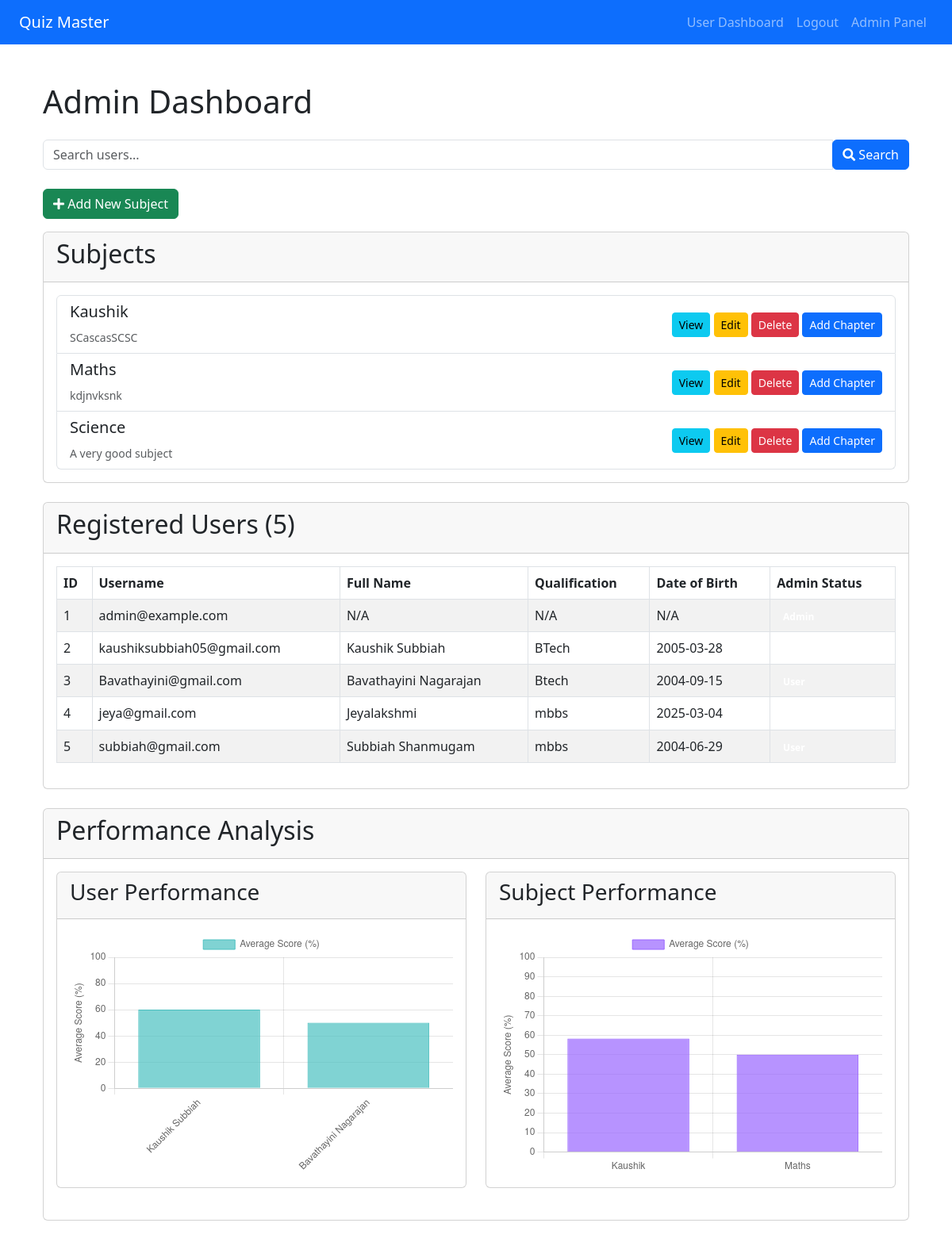
Screenshot of /admin_dashboard (signed in) with the database file from the repository.
### models/models.py (models this page shows, shortened)
class Subject(db.Model):
    id = db.Column(db.Integer, primary_key=True)
    name = db.Column(db.String(100), unique=True, nullable=False)
    description = db.Column(db.String(255))
    chapters = db.relationship('Chapter', backref='subject', lazy=True)  # This sets up a one-to-many relationship

class User(db.Model, UserMixin):
    __tablename__ = 'user'
    id = db.Column(db.Integer, primary_key=True)
    username = db.Column(db.String(80), unique=True, nullable=False)
    password = db.Column(db.String(80), nullable=False)
    full_name = db.Column(db.String(100))
    qualification = db.Column(db.String(100))
    dob = db.Column(db.Date)
    is_admin = db.Column(db.Boolean, default=False)

### controllers/admin.py (the view)
@admin_bp.route('/admin_dashboard', methods=['GET', 'POST'])
@login_required
def admin_dashboard():
    if not current_user.is_admin:
        return redirect(url_for('auth.login'))
    search_query = request.args.get('search', '')
    users_query = User.query.order_by(User.id)
    if search_query:
        users_query = users_query.filter(
            User.username.ilike(f'%{search_query}%') |
            User.full_name.ilike(f'%{search_query}%') |
            User.qualification.ilike(f'%{search_query}%')
        )
    subjects = Subject.query.all()
    users = users_query.all()
    ADMIN_USERNAME = 'admin@example.com'
    user_labels = []
    user_scores = []
    for user in users:
        if user.username == ADMIN_USERNAME:
            continue  # Skip admin user
        attempts = QuizAttempt.query.filter_by(user_id=user.id).all()
        if attempts:
            total_score = sum(attempt.score for attempt in attempts)
            total_possible = sum(len(attempt.quiz.questions) for attempt in attempts if attempt.quiz)
            avg_score = (total_score / total_possible * 100) if total_possible else 0
            user_labels.append(user.full_name or user.username)
            user_scores.append(round(avg_score, 1))
    subject_labels = []
    subject_scores = []
    for subject in subjects:
        quizzes = Quiz.query.join(Chapter).filter(Chapter.subject_id == subject.id).all()
        quiz_ids = [quiz.id for quiz in quizzes]
        attempts = QuizAttempt.query.filter(
            QuizAttempt.quiz_id.in_(quiz_ids),
            QuizAttempt.user_id != User.query.filter_by(username=ADMIN_USERNAME).first().id
        ).all()
        if attempts:
            total_score = sum(attempt.score for attempt in attempts)
            total_possible = sum(len(attempt.quiz.questions) for attempt in attempts if attempt.quiz)
            avg_score = (total_score / total_possible * 100) if total_possible else 0
            subject_labels.append(subject.name)
            subject_scores.append(round(avg_score, 1))
    return render_template('admin_dashboard.html',
                         subjects=subjects,
                         users=users,
                         search_query=search_query,
                         user_labels=user_labels,
                         user_scores=user_scores,
                         subject_labels=subject_labels,
                         subject_scores=subject_scores)

### templates/admin_dashboard.html (shortened to what this page needs)
{% extends 'base.html' %}
{% block content %}
<div class="container">
  <h1 class="my-4">Admin Dashboard</h1>
  <div class="mb-4">
    <form method="GET" action="{{ url_for('admin.admin_dashboard') }}" class="form-inline">
      <div class="input-group">
        <input type="text" name="search" class="form-control" placeholder="Search users..."
               value="{{ search_query }}">
        <div class="input-group-append">
          <button type="submit" class="btn btn-primary">
            <i class="fas fa-search"></i> Search
          </button>
        </div>
      </div>
    </form>
  </div>
  <div class="mb-3">
    <button type="button" class="btn btn-success" data-toggle="modal" data-target="#addSubjectModal">
      <i class="fas fa-plus"></i> Add New Subject
    </button>
  </div>
  <div class="card mb-4">
    <div class="card-header">
      <h2>Subjects</h2>
    </div>
    <div class="card-body">
      {% if subjects %}
        <ul class="list-group">
          {% for subject in subjects %}
          <li class="list-group-item d-flex justify-content-between align-items-center">
            <div>
              <h5>{{ subject.name }}</h5>
              <small class="text-muted">{{ subject.description }}</small>
            </div>
            <div>
              <a href="{{ url_for('admin.view_subject', subject_id=subject.id) }}" class="btn btn-sm btn-info">View</a>
              <a href="{{ url_for('admin.edit_subject', subject_id=subject.id) }}" class="btn btn-sm btn-warning">Edit</a>
              <a href="{{ url_for('admin.delete_subject', subject_id=subject.id) }}" class="btn btn-sm btn-danger">Delete</a>
              <a href="{{ url_for('admin.add_chapter', subject_id=subject.id) }}" class="btn btn-sm btn-primary">Add Chapter</a>
            </div>
          </li>
          {% endfor %}
        </ul>
      {% else %}
        <p>No subjects found.</p>
      {% endif %}
    </div>
  </div>
  <div class="card mb-4">
    <div class="card-header">
      <h2>Registered Users ({{ users|length }})</h2>
    </div>
    <div class="card-body">
      {% if users %}
      <div class="table-responsive">
        <table class="table table-striped table-bordered">
          <thead class="thead-dark">
            <tr>
              <th>ID</th>
              <th>Username</th>
              <th>Full Name</th>
              <th>Qualification</th>
              <th>Date of Birth</th>
              <th>Admin Status</th>
            </tr>
          </thead>
          <tbody>
            {% for user in users %}
            <tr>
              <td>{{ user.id }}</td>
              <td>{{ user.username }}</td>
              <td>{{ user.full_name or 'N/A' }}</td>
              <td>{{ user.qualification or 'N/A' }}</td>
              <td>{{ user.dob.strftime('%Y-%m-%d') if user.dob else 'N/A' }}</td>
              <td>
                {% if user.is_admin %}
                  <span class="badge badge-success">Admin</span>
                {% else %}
                  <span class="badge badge-primary">User</span>
                {% endif %}
              </td>
            </tr>
            {% endfor %}
          </tbody>
        </table>
      </div>
      {% endif %}
    </div>
  </div>
  <div class="card mb-4">
    <div class="card-header">
      <h2>Performance Analysis</h2>
    </div>
    <div class="card-body">
      <div class="row">
        <div class="col-md-6 mb-4">
          <div class="card h-100">
            <div class="card-header">
              <h3>User Performance</h3>
            </div>
            <div class="card-body">
              {% if user_labels %}
                <canvas id="userPerformanceChart" height="300"></canvas>
              {% else %}
                <div class="alert alert-warning">No user performance data available</div>
              {% endif %}
            </div>
          </div>
        </div>
        <div class="col-md-6 mb-4">
          <div class="card h-100">
            <div class="card-header">
              <h3>Subject Performance</h3>
            </div>
            <div class="card-body">
              {% if subject_labels %}
                <canvas id="subjectPerformanceChart" height="300"></canvas>
              {% else %}
                <div class="alert alert-warning">No subject performance data available</div>
              {% endif %}
            </div>
          </div>
        </div>
      </div>
    </div>
  </div>
</div>
<script>
// User Performance Chart
{% if user_labels %}
const userCtx = document.getElementById('userPerformanceChart').getContext('2d');
new Chart(userCtx, {
    type: 'bar',
    data: {
        labels: {{ user_labels|tojson }},
        datasets: [{
            label: 'Average Score (%)',
            data: {{ user_scores|tojson }},
            backgroundColor: 'rgba(75, 192, 192, 0.7)',
            borderColor: 'rgba(75, 192, 192, 1)',
            borderWidth: 1
        }]
    },
    options: {
        responsive: true,
        maintainAspectRatio: false,
        scales: {
            y: {
                beginAtZero: true,
                max: 100,
                title: {
                    display: true,
                    text: 'Average Score (%)'
                }
            },
            x: {
                ticks: {
                    autoSkip: false,
                    maxRotation: 45,
                    minRotation: 45
                }
            }
        },
        plugins: {
            tooltip: {
                callbacks: {
                    label: function(context) {
                        return `${context.dataset.label}: ${context.raw}%`;
                    }
                }
            }
        }
    }
});
{% endif %}
// Subject Performance Chart
{% if subject_labels %}
const subjectCtx = document.getElementById('subjectPerformanceChart').getContext('2d');
new Chart(subjectCtx, {
    type: 'bar',
    data: {
        labels: {{ subject_labels|tojson }},
        datasets: [{
            label: 'Average Score (%)',
            data: {{ subject_scores|tojson }},
            backgroundColor: 'rgba(153, 102, 255, 0.7)',
            borderColor: 'rgba(153, 102, 255, 1)',
            borderWidth: 1
        }]
    },
    options: {
        responsive: true,
        maintainAspectRatio: false,
        scales: {
            y: {
                beginAtZero: true,
                max: 100,
                title: {
                    display: true,
                    text: 'Average Score (%)'
                }
            }
        },
        plugins: {
            tooltip: {
                callbacks: {
                    label: function(context) {
                        return `${context.dataset.label}: ${context.raw}%`;
                    }
                }
            }
        }
    }
});
{% endif %}
</script>
{% endblock %}

### rows the page displays
Subject: name "Kaushik", description "SCascasSCSC"
Subject: name "Maths", description "kdjnvksnk"
Subject: name "Science", description "A very good subject"
User: id "1", username "admin@example.com", full_name "N/A", qualification "N/A", dob "N/A"
User: id "2", username "kaushiksubbiah05@gmail.com", full_name "Kaushik Subbiah", qualification "BTech", dob "2005-03-28"
User: id "3", username "Bavathayini@gmail.com", full_name "Bavathayini Nagarajan", qualification "Btech", dob "2004-09-15"
User: id "4", username "jeya@gmail.com", full_name "Jeyalakshmi", qualification "mbbs", dob "2025-03-04"
User: id "5", username "subbiah@gmail.com", full_name "Subbiah Shanmugam", qualification "mbbs", dob "2004-06-29"

### other values shown
{{ users|length }} "5"
chart data {{ user_labels|tojson }} ["Kaushik Subbiah", "Bavathayini Nagarajan"]
chart data {{ user_scores|tojson }} [60.0, 50.0]
chart data {{ subject_labels|tojson }} ["Kaushik", "Maths"]
chart data {{ subject_scores|tojson }} [58.3, 50.0]
